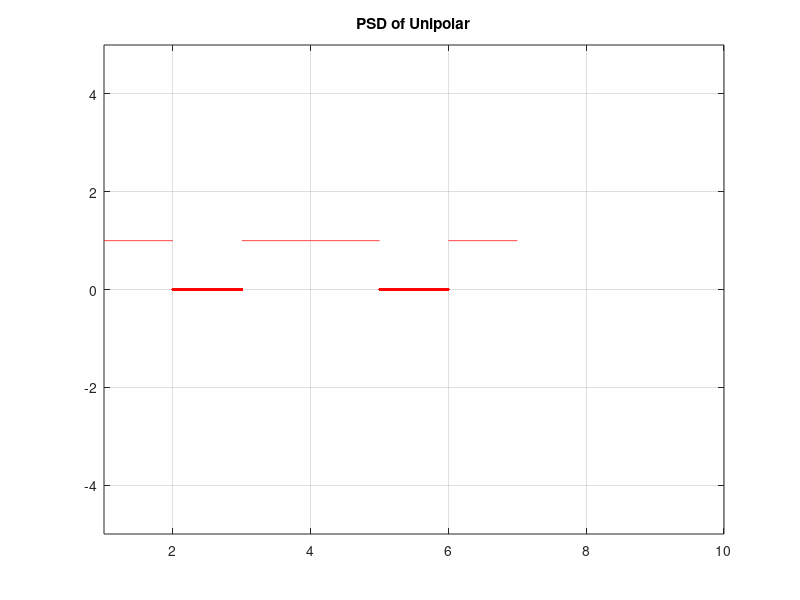
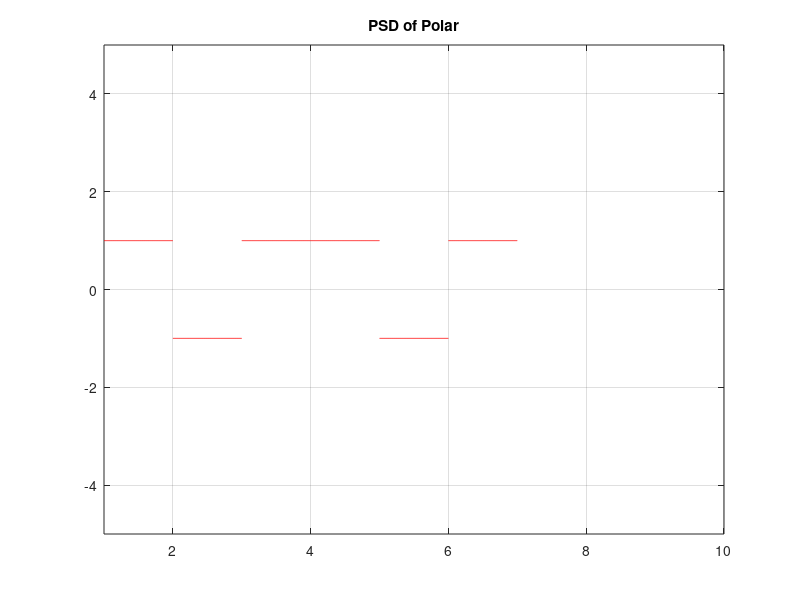
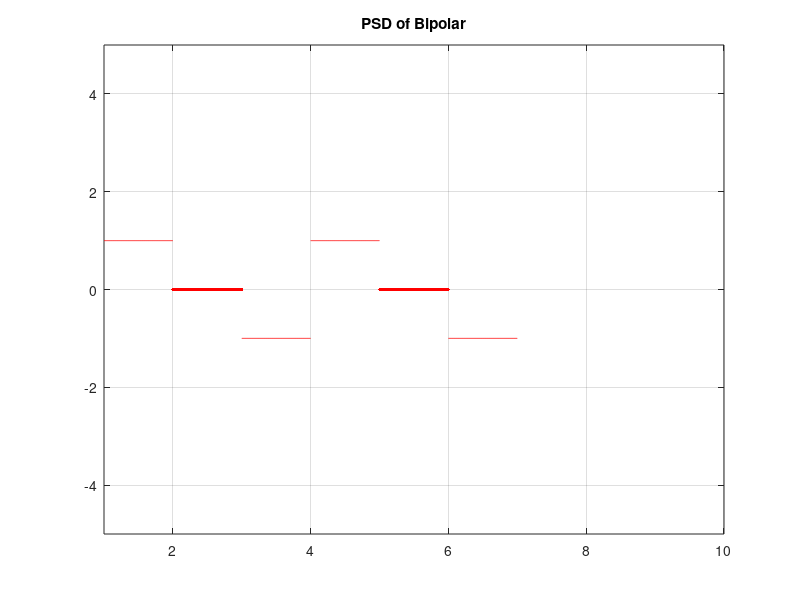
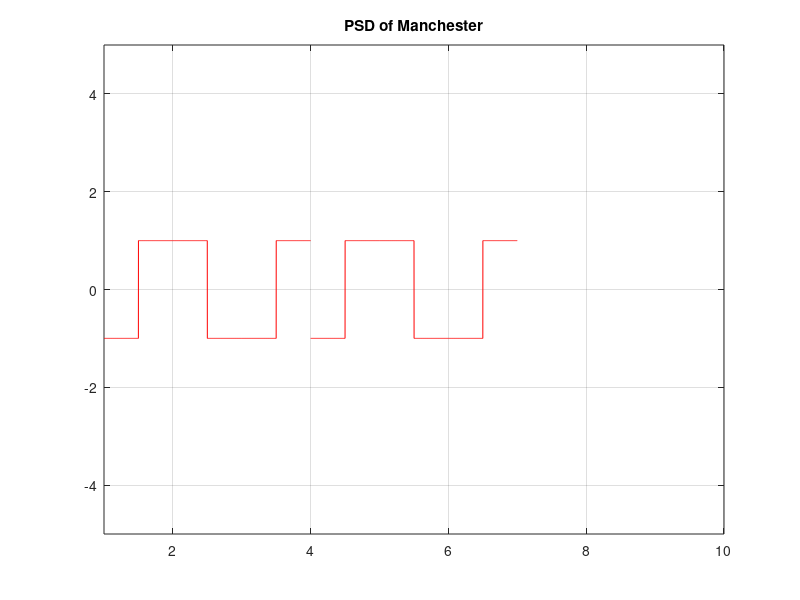

Write MATLAB code to recreate these figures, in order.
clc;
close all;
clear all;
x=[1 0 1 1 0 1];
nx=size(x,2);
sign=1;
i=1;
while i<nx+1
t = i:0.001:i+1-0.001;
if x(i)==1
unipolar_code=square(t*2*pi,100);
polar_code=square(t*2*pi,100);
bipolar_code=sign*square(t*2*pi,100);
sign=sign*-1;
manchester_code=-square(t*2*pi,50);
else
unipolar_code=0;
polar_code=-square(t*2*pi,100);
bipolar_code=0;
manchester_code=square(t*2*pi,50);
end
figure(1);
plot(t,unipolar_code,'r');
title('PSD of Unipolar');
hold on;
grid on;
axis([1 10 -5 5]);

figure(2)
plot(t,polar_code,'r');
title('PSD of Polar');
hold on;
grid on;
axis([1 10 -5 5]);

figure(3)
plot(t,bipolar_code,'r');
title('PSD of Bipolar');
hold on;
grid on;
axis([1 10 -5 5]);

figure(4)
plot(t,manchester_code,'r');
title('PSD of Manchester');
hold on;
grid on;
axis([1 10 -5 5]);

i=i+1;

end